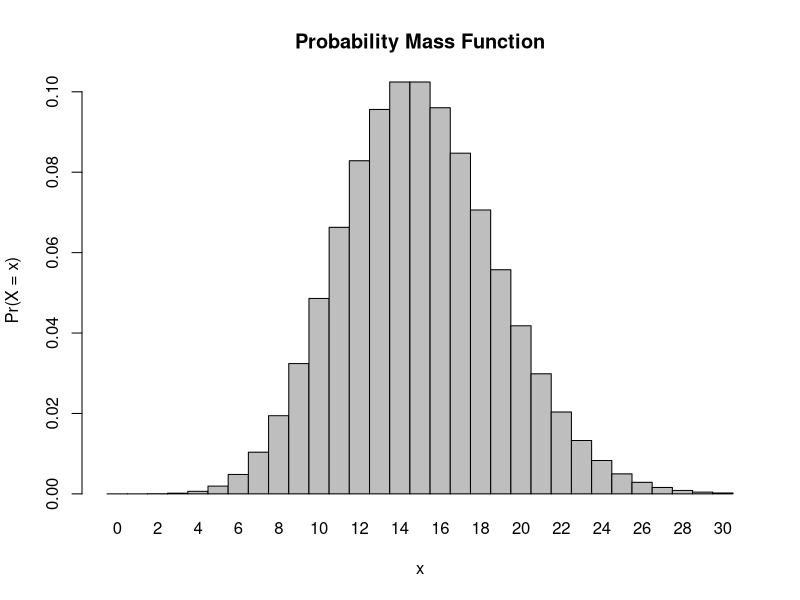
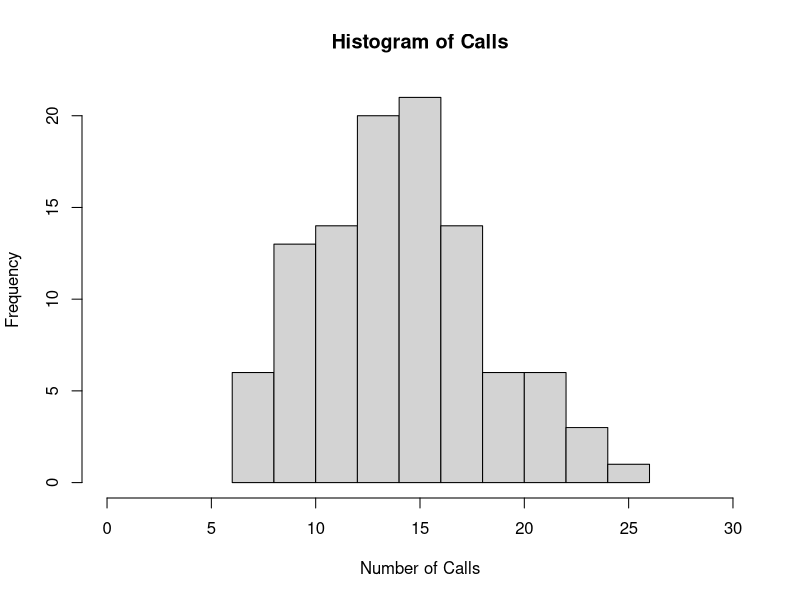

The R source for these figures, in order:
## ---- chunk 1
1-dpois(8,15)
## ---- chunk 2
dpois(0,15)
## ---- chunk 3
dpois(3,15)
## ---- chunk 4
x <- 0:30
l = 15
probset <- dpois(x = x, lambda = l)
barplot(probset, names.arg = x, space = 0, xlab = "x", ylab = "Pr(X = x)", main = "Probability Mass Function")
## ---- chunk 5
rpois(104, 15)
## ---- chunk 6
library(ggplot2)
x <- rpois(104, 15)  # simulate from a normal distribution with mean 5 and SD 8
hist(x,xlim=c(0,30),xlab = "Number of Calls", main = "Histogram of Calls")
